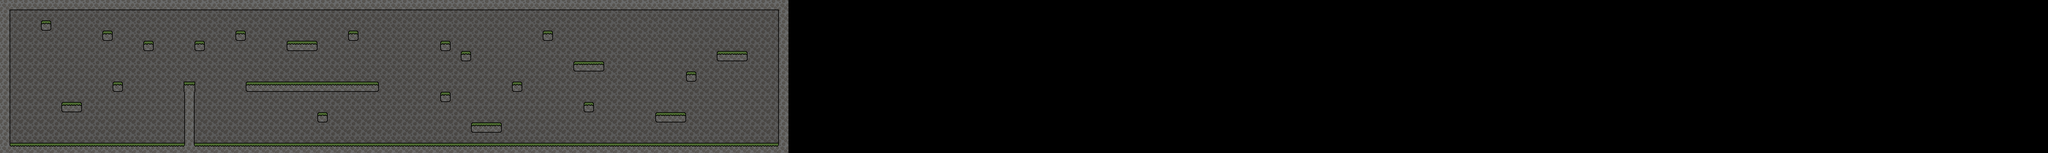

Below is a game level as drawn by its tile map, then a one-line description and the .tmx that defines it (tile-layer data replaced by summaries):
An orthogonal 200x15 tile map with 32x32 px tiles, 2 tile layers (BackGround, LevelOne).

<map version="1.9" tiledversion="1.9.0" orientation="orthogonal" renderorder="right-down" width="200" height="15" tilewidth="32" tileheight="32" infinite="0" nextlayerid="4" nextobjectid="1">
 <tileset firstgid="1" name="CaveTiles(32x32)" tilewidth="32" tileheight="32" tilecount="36" columns="12">
  <image source="../Tiles/CaveTiles(32x32).png" width="384" height="96" />
 </tileset>
 <layer id="2" name="BackGround" width="200" height="15">
  <data>[3000 cells, 1155 non-empty, 1 distinct tile ids]</data>
 </layer>
 <layer id="3" name="LevelOne" width="200" height="15">
  <data>[3000 cells, 233 non-empty, 16 distinct tile ids]</data>
 </layer>
</map>